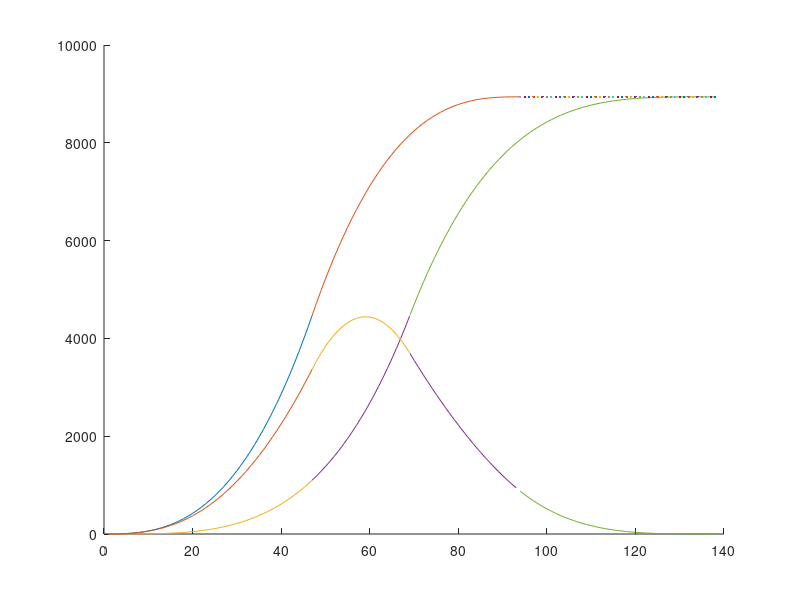

The MATLAB source for this figure:
%% VISUALIZATION NUMBER OF SICK DUE TO COV-19 %%

clear
close all

%% PARAMETER TANGGAL
d1 = '01Mar2020'; %% hari ke-0 covid muncul di indo
d2 = '17Apr2020'; %% hari peak of new cases of covid di indo
dForm = 'ddmmmyyyy';
t = abs(datenum(d1,dForm) - datenum(d2,dForm));

%% GRAFIK INFECTED CASES
a = 0.1069; %% y = (a) x^(b) BENTUK UMUM DARI EXPONEN
b = 2.7638;
m = ((a)*t.^(b)); % mencari m (salah satu parameter transformasi)
x1a = [1:1:t];
x1c = [t:1:2*t];
y1a = a*x1a.^(b); %grafik origin
y1c = (2*m)-a*((2*t)-x1c).^(b); %% y1 dicerminkan 2x, kesamping dan ke atas 
y1aEnd = a*t.^(b); %ini berguna buat menentukan titik pencerminan grafik solved

%% GRAFIK SOLVED CASES
c = 0.0009; %% y = (c) x^(d) BENTUK UMUM DARI EXPONEN
d = 3.64061;
y2a = c*x1a.^(d);
t2b = ((y1aEnd/c).^(1/d)); % nyari waktu dimana mencapai titik balik global
x2b = [t:1:t2b];
y2b = c*x2b.^(d);
t4 = 2*t2b;
x2c = [t2b:1:(t4)];
y2c = (2*m) - (c*((t4)-x2c).^(d));

%% GRAFIK EXTENDED INFECTED CASES
x6 = [2*t:1:t4];
y6 = m*2;

%% PENGGAMBARAN
hold on;
plot(x1a,y1a);      % mencetak grafik origin
hold on;
plot(x1c,y1c);      % mencetak grafik origin kebalik
hold on;
plot(x1a,y2a);      % mencetak grafik solved
hold on;
plot(x2b,y2b);      % grafik solved interpolated
hold on;
plot(x2c,y2c);      % grafik solved terbalik
hold on;
plot(x6,y6);        % extended linear grafik infected case
hold on;

plot(x1a,(y1a-y2a));    % grafik sick a
hold on;

    y1cNew = (2*m)-a*((2*t)-x2b).^(b); % grafik y1c khusus buat pengurangan
plot(x2b,(y1cNew-y2b));    % grafik sick b
hold on;
    
    x2cNew = [t2b:1:2*t]; %x2c khusus untuk pengurangan
    y1cNew2 = (2*m)-a*((2*t)-x2cNew).^(b); % grafik y1c khusus buat pengurangan
    y2cNew2 = (2*m) - (c*((t4)-x2cNew).^(d));
plot(x2cNew,(y1cNew2-y2cNew2));    % grafik sick c 
hold on;

    y2cNew3 = (2*m) - (c*((t4)-x6).^(d));
plot(x6,(y6-y2cNew3));
hold on;

% END OF CODE -----------------------------------------------------------------


%{
plot (x5a,y5a);
hold on;
plot (x5b,y5b);
hold on;
plot (x5c,y5c);
hold on;
%}

%{
%% GRAFIK CURED CASES
e = 0.0011;
f = 3.3418;

x5a = [1:1:t]; %domain waktu dari awal sampai titik balik global
y5a = e*x5a.^(f); %fungsi grafik cured naik

t5b = ((y2b/e).^(1/f)); %titik dimana grafik mesti membalik
t5bTuned = t5b + (0.57); %ditune dulu soalnya biasanya ada ketidaktelitian
x5b = [t:1:t5bTuned]; %batas waktunya
y5b = e*x5b.^(f); %grafiknya
%{
t5c = 2*t5b;
x5c = [t5b:1:(t5c)];
y5c = 2*m - (e*((2*t5b)-x5c).^(f));
%}

%}

%{
  disp('JADI, Covid mungkin paling cepet kelar tanggal');
  disp(d3);
  disp('MUNGKIN, hehe');
%}
